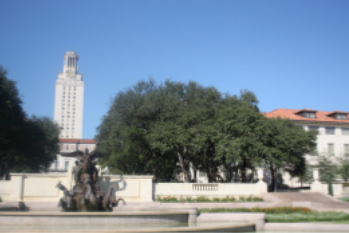
#> input picture part2/image1.png, 349 x 233 px
$ jupyter execute part2.ipynb
#> lines starting #> are read from the running program, lines starting #| are printed output that depends on the picture
## Keypoint Detection and Matching

[cell 1]
import cv2
import numpy as np
import matplotlib.pyplot as plt

def find_and_draw_matches(img1, img2, num_matches=50):
    gray1 = cv2.cvtColor(img1, cv2.COLOR_BGR2GRAY)
    gray2 = cv2.cvtColor(img2, cv2.COLOR_BGR2GRAY)

    sift = cv2.SIFT_create()

    kp1, des1 = sift.detectAndCompute(gray1, None)
    kp2, des2 = sift.detectAndCompute(gray2, None)

    bf = cv2.BFMatcher()
    matches = bf.knnMatch(des1, des2, k=2)

    good_matches = []
    for m, n in matches:
        if m.distance < 0.75 * n.distance:
            good_matches.append(m)

    good_matches = sorted(good_matches, key=lambda x: x.distance)[:num_matches]

    img_matches = cv2.drawMatches(img1, kp1, img2, kp2, good_matches, None, flags=2)

    plt.figure(figsize=(15, 8))
    plt.imshow(cv2.cvtColor(img_matches, cv2.COLOR_BGR2RGB))
    plt.title("Top 50 Matches after Ratio Test")
    plt.axis("off")
    plt.show()

    pts1 = np.float32([kp1[m.queryIdx].pt for m in good_matches])
    pts2 = np.float32([kp2[m.trainIdx].pt for m in good_matches])
    return pts1, pts2

## Computing the Homography Matrix

[cell 2]
def compute_homography(pts1, pts2):
    assert pts1.shape[0] >= 4 and pts1.shape == pts2.shape

    n = pts1.shape[0]
    A = []

    for i in range(n):
        x, y = pts1[i]
        x_p, y_p = pts2[i]

        A.append([-x, -y, -1, 0, 0, 0, x * x_p, y * x_p, x_p])
        A.append([0, 0, 0, -x, -y, -1, x * y_p, y * y_p, y_p])

    A = np.array(A)

    _, _, V = np.linalg.svd(A)
    H = V[-1].reshape(3, 3)

    H /= H[2, 2]

    return H

## Visualize Homography

[cell 3]
def visualize_homography(img1, img2, pts1, pts2, H):
    pts1_hom = np.hstack((pts1, np.ones((pts1.shape[0], 1))))

    projected_pts2_hom = (H @ pts1_hom.T).T
    projected_pts2 = projected_pts2_hom[:, :2] / projected_pts2_hom[:, 2][:, np.newaxis]

    plt.figure(figsize=(12, 6))
    plt.subplot(1, 2, 1)
    plt.imshow(cv2.cvtColor(img2, cv2.COLOR_BGR2RGB))
    plt.scatter(pts2[:, 0], pts2[:, 1], c='g', label='Original')
    plt.scatter(projected_pts2[:, 0], projected_pts2[:, 1], c='r', marker='+', label='Projected')
    plt.title('Target Image with Projected Points')
    plt.legend()

    plt.subplot(1, 2, 2)
    plt.imshow(cv2.cvtColor(img1, cv2.COLOR_BGR2RGB))
    plt.scatter(pts1[:, 0], pts1[:, 1], c='b')
    plt.title('Source Image')
    plt.tight_layout()
    plt.show()

## Warp Function using Inverse Mapping

[cell 4]
def inverse_warp_image(image, H):

    H_inv = np.linalg.inv(H)

    height, width = image.shape[:2]

    corners = np.array([
        [0, 0],
        [width, 0],
        [width, height],
        [0, height]
    ], dtype=np.float32).reshape(-1, 1, 2)

    warped_corners = cv2.perspectiveTransform(corners, H)
    x_coords = warped_corners[:, 0, 0]
    y_coords = warped_corners[:, 0, 1]

    min_x = int(np.floor(x_coords.min()))
    max_x = int(np.ceil(x_coords.max()))
    min_y = int(np.floor(y_coords.min()))
    max_y = int(np.ceil(y_coords.max()))

    out_width = max_x - min_x
    out_height = max_y - min_y

    xx, yy = np.meshgrid(np.arange(min_x, max_x), np.arange(min_y, max_y))
    ones = np.ones_like(xx)
    dst_homog = np.stack([xx, yy, ones], axis=-1).reshape(-1, 3).T

    src_coords = H_inv @ dst_homog
    src_coords /= src_coords[2]

    x_src = src_coords[0].reshape(out_height, out_width).astype(np.float32)
    y_src = src_coords[1].reshape(out_height, out_width).astype(np.float32)

    if image.ndim == 3 and image.shape[2] == 3:
        warped_channels = []
        for i in range(3):
            remapped = cv2.remap(image[:, :, i], x_src, y_src, interpolation=cv2.INTER_LINEAR, borderValue=0)
            warped_channels.append(remapped)
        warped_image = np.stack(warped_channels, axis=2)
    else:
        warped_image = cv2.remap(image, x_src, y_src, interpolation=cv2.INTER_LINEAR, borderValue=0)

    return warped_image.astype(np.uint8), (min_x, min_y)

## Stitch Two Images

[cell 5]
def stitch(img1, img2, H):

    warped_img1, offset = inverse_warp_image(img1, H)

    min_x, min_y = offset
    height2, width2 = img2.shape[:2]

    new_x = max(warped_img1.shape[1], width2 - min_x)
    new_y = max(warped_img1.shape[0], height2 - min_y)
    result = np.zeros((new_y, new_x, 3), dtype=np.uint8)

    result[-min_y:height2 - min_y, -min_x:width2 - min_x] = img2

    mask = (warped_img1 > 0)
    result[:warped_img1.shape[0], :warped_img1.shape[1]][mask] = warped_img1[mask]

    return result

## Image Loading Code

[cell 6]
img1 = cv2.imread('image1.png')
#> img1 is the input picture: shape (233, 349, 3); mean B, G, R 156.9, 138, 119.8
img2 = cv2.imread('image2.png')
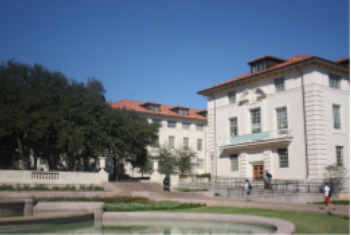
#> input picture part2/image2.png, 351 x 235 px
#> img2 is the input picture: shape (235, 351, 3); mean B, G, R 131, 118.1, 107.1

if img1 is None or img2 is None:
    print("Error: Could not load one or both images. Check the file paths.")
else:
    print("Images loaded successfully.")

h = 500
img1 = cv2.resize(img1, (int(img1.shape[1] * h / img1.shape[0]), h))
#> img1: shape (500, 748, 3)
img2 = cv2.resize(img2, (int(img2.shape[1] * h / img2.shape[0]), h))
#> img2: shape (500, 746, 3)

plt.figure(figsize=(12, 5))
plt.subplot(1, 2, 1)
plt.imshow(cv2.cvtColor(img1, cv2.COLOR_BGR2RGB))
plt.title('Image 1 (Source)')
plt.axis('off')

plt.subplot(1, 2, 2)
plt.imshow(cv2.cvtColor(img2, cv2.COLOR_BGR2RGB))
plt.title('Image 2 (Destination)')
plt.axis('off')

plt.tight_layout()
plt.show()

## Displays The Final Mosaic

[cell 7]
p1, p2 = find_and_draw_matches(img1, img2)
#> in find_and_draw_matches, `gray1 = cv2.cvtColor(img1, cv2.COLOR_BGR2GRAY)`:
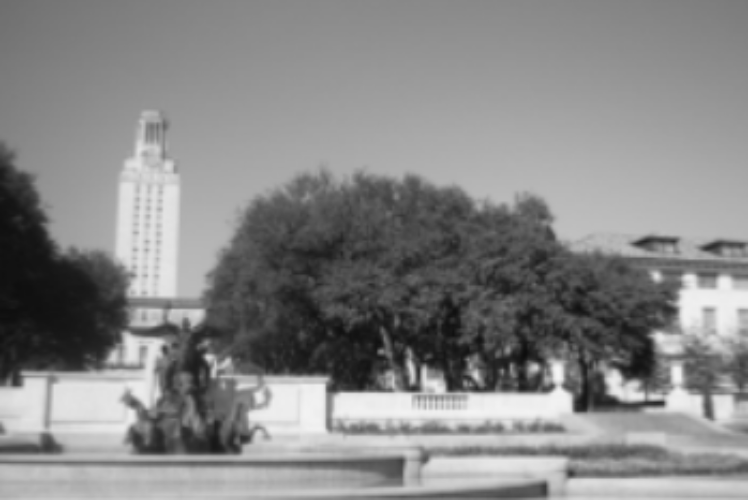
#> gray1: shape (500, 748); min 13, max 244, mean 134.6
#> in find_and_draw_matches, `gray2 = cv2.cvtColor(img2, cv2.COLOR_BGR2GRAY)`:
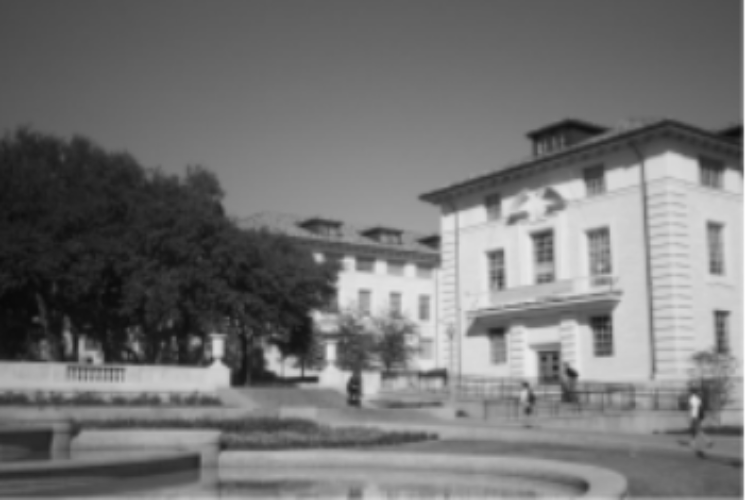
#> gray2: shape (500, 746); min 9, max 255, mean 116.2
#> in find_and_draw_matches, `kp1, des1 = sift.detectAndCompute(gray1, None)`: kp1 = 640 keypoints; strongest (x, y, size): (616, 385, 16.4), (292, 409, 50.5), (590, 397, 23), (533, 368, 7.5)
#> in find_and_draw_matches, `kp2, des2 = sift.detectAndCompute(gray2, None)`: kp2 = 643 keypoints; strongest (x, y, size): (695, 401, 7.2), (217, 346, 10.8), (599, 319, 21), (275, 361, 16.5)
#> in find_and_draw_matches, `matches = bf.knnMatch(des1, des2, k=2)`: matches = 640 matches
#> after the loop in find_and_draw_matches, `for m, n in matches:`: good_matches = 142 matches
#> in find_and_draw_matches, `good_matches = sorted(good_matches, key=lambda x: x.distance)[:num_mat..`: good_matches = 50 matches
#> in find_and_draw_matches, `img_matches = cv2.drawMatches(img1, kp1, img2, kp2, good_matches, None..`:
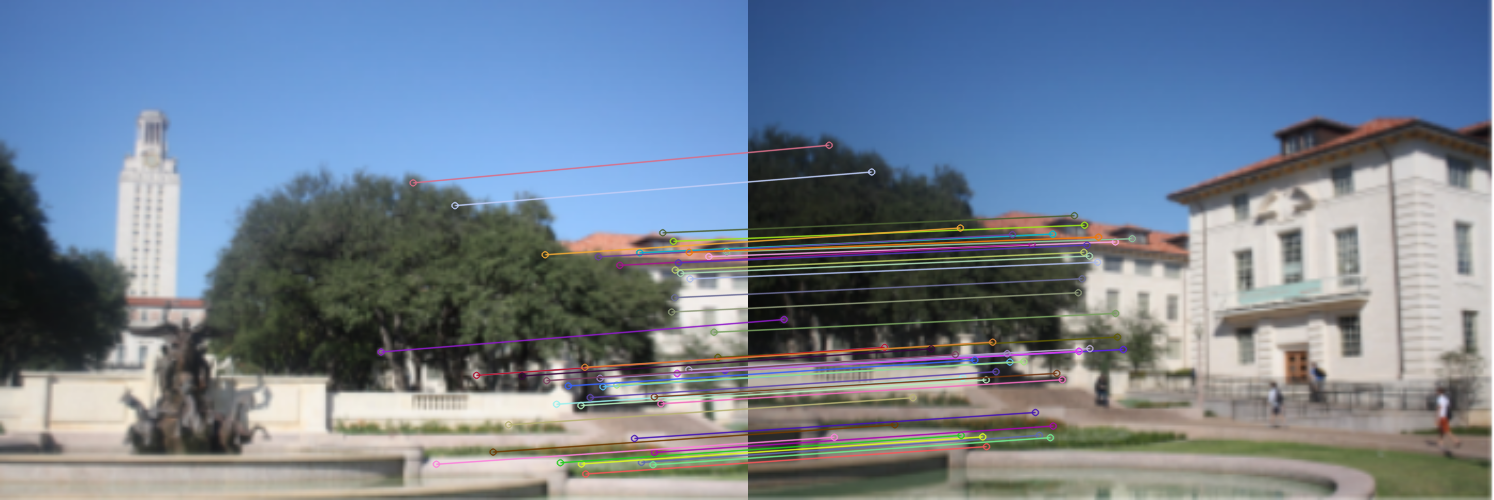
#> img_matches: shape (500, 1494, 3); mean B, G, R 145.2, 128.8, 114.9
#> in find_and_draw_matches, `pts1 = np.float32([kp1[m.queryIdx].pt for m in good_matches])`: pts1 = 50 pairs, first value 380.6 to 726.2, second value 182.4 to 473.5
#> in find_and_draw_matches, `pts2 = np.float32([kp2[m.trainIdx].pt for m in good_matches])`: pts2 = 50 pairs, first value 35.62 to 383.7, second value 144.8 to 446.1
#> p1 has the same summary as pts1 in find_and_draw_matches; p2 has the same summary as pts2 in find_and_draw_matches

H = compute_homography(p1, p2)
#> the loop in compute_homography, `for i in range(n):` made 50 passes
#> (x, y, x_p, y_p) on passes 1 to 12: (708.3, 256.1, 366.9, 241.4), (641, 461.9, 290.9, 434.9), (726.2, 251.2, 383.7, 238.2), (724.6, 369.9, 374.8, 349), (652.5, 464.3, 301.9, 437.2), (412.6, 182.4, 80.66, 144.8), (580.9, 463.5, 234.3, 436.4), (676.8, 373, 330.5, 350.8), (580.4, 405.1, 237.8, 379.5), (639.2, 252.3, 304.3, 233.6), (639.2, 252.3, 304.3, 233.6), (672.9, 240.8, 336, 224.7)
#> after the loop in compute_homography, `for i in range(n):`: A = 100 items
#> in compute_homography, `H = V[-1].reshape(3, 3)`: H = [[0.00291, -0.000169, -0.959], [0.000389, 0.00275, -0.283], [8.69e-07, 6.38e-08, 0.00226]]
#> in compute_homography, `H /= H[2, 2]`: H = [[1.29, -0.0747, -425], [0.172, 1.22, -125.4], [0.000385, 2.83e-05, 1]]
visualize_homography(img1, img2, p1, p2, H)
#> in visualize_homography, `pts1_hom = np.hstack((pts1, np.ones((pts1.shape[0], 1))))`: pts1_hom = 50 rows, first 8: [708.3, 256.1, 1], [641, 461.9, 1], [726.2, 251.2, 1], [724.6, 369.9, 1], [652.5, 464.3, 1], [412.6, 182.4, 1], [580.9, 463.5, 1], [676.8, 373, 1]
#> in visualize_homography, `projected_pts2_hom = (H @ pts1_hom.T).T`: projected_pts2_hom = 50 rows, first 8: [470, 308.9, 1.28], [367.6, 548.2, 1.26], [493.4, 305.9, 1.29], [482.4, 450.4, 1.29], [382.4, 553.1, 1.26], [93.87, 168, 1.16], [290, 539.7, 1.24], [420.5, 445.9, 1.27]
#> in visualize_homography, `projected_pts2 = projected_pts2_hom[:, :2] / projected_pts2_hom[:, 2][..`: projected_pts2 = 50 pairs, first value 34.47 to 383.5, second value 144.3 to 446.2
#> in visualize_homography, `plt.show()`:
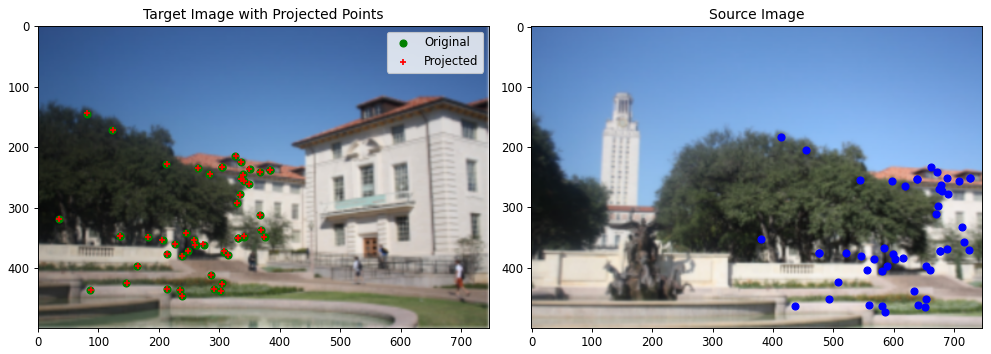
#> figure drawn by matplotlib, 2 panels
stitched = stitch(img1, img2, H)
#> in inverse_warp_image, `H_inv = np.linalg.inv(H)`: H_inv = [[0.682, 0.035, 294.4], [-0.123, 0.812, 49.45], [-0.000259, -3.64e-05, 0.885]]
#> in inverse_warp_image, `warped_corners = cv2.perspectiveTransform(corners, H)`: warped_corners = [[-425, -125.4], [419.5, 2.68], [386.3, 470.8], [-455.9, 477.5]]
#> in inverse_warp_image, `x_coords = warped_corners[:, 0, 0]`: x_coords = [-425, 419.5, 386.3, -455.9]
#> in inverse_warp_image, `y_coords = warped_corners[:, 0, 1]`: y_coords = [-125.4, 2.68, 470.8, 477.5]
#> in inverse_warp_image, `min_x = int(np.floor(x_coords.min()))`: min_x = -456
#> in inverse_warp_image, `max_x = int(np.ceil(x_coords.max()))`: max_x = 420
#> in inverse_warp_image, `min_y = int(np.floor(y_coords.min()))`: min_y = -126
#> in inverse_warp_image, `max_y = int(np.ceil(y_coords.max()))`: max_y = 478
#> in inverse_warp_image, `out_width = max_x - min_x`: out_width = 876
#> in inverse_warp_image, `out_height = max_y - min_y`: out_height = 604
#> in inverse_warp_image, `x_src = src_coords[0].reshape(out_height, out_width).astype(np.float32)`:
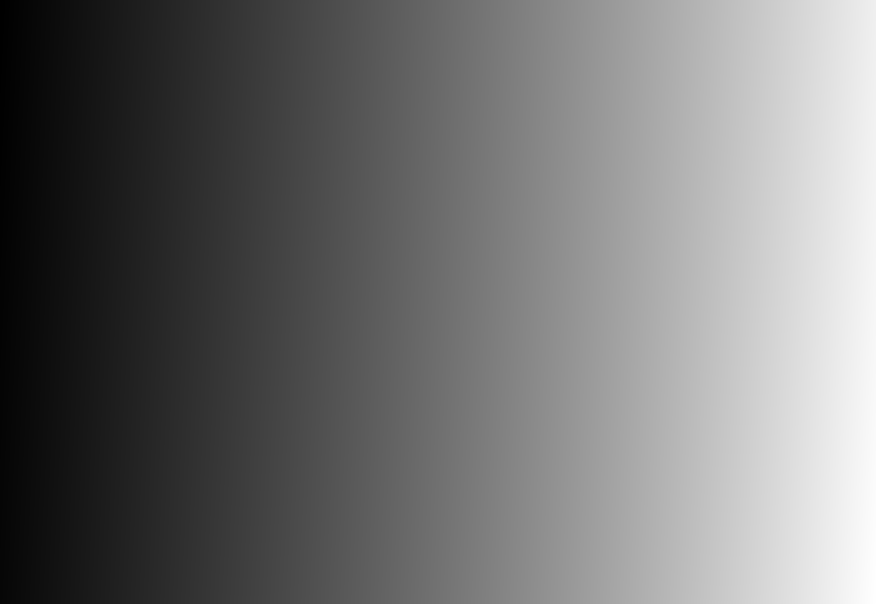
#> x_src: shape (604, 876) float32; min -21.01, max 786.3, mean 342.3; drawn with min black and max white
#> in inverse_warp_image, `y_src = src_coords[1].reshape(out_height, out_width).astype(np.float32)`:
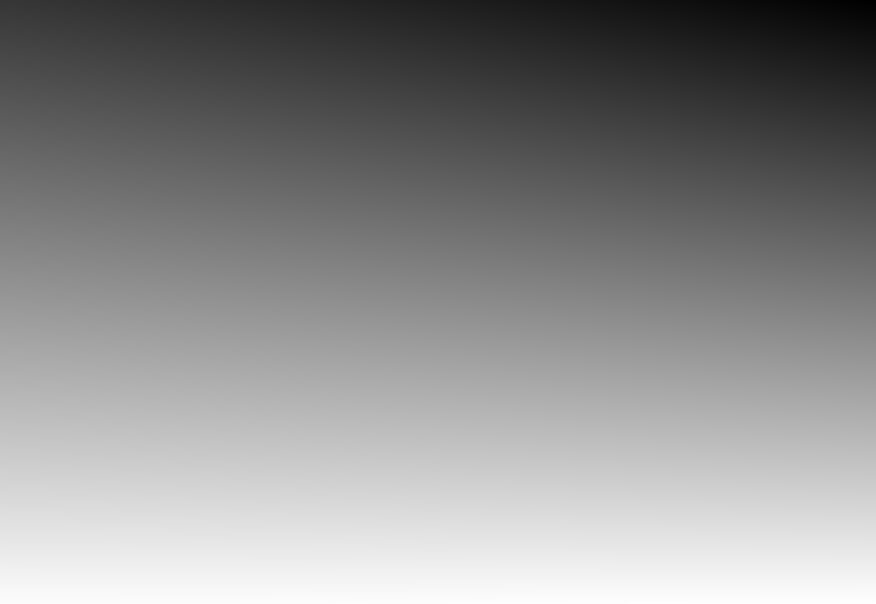
#> y_src: shape (604, 876) float32; min -133.6, max 507, mean 219.5; drawn with min black and max white
#> after the loop in inverse_warp_image, `for i in range(3):`: warped_channels = 3 items
#> in inverse_warp_image, `warped_image = np.stack(warped_channels, axis=2)`:
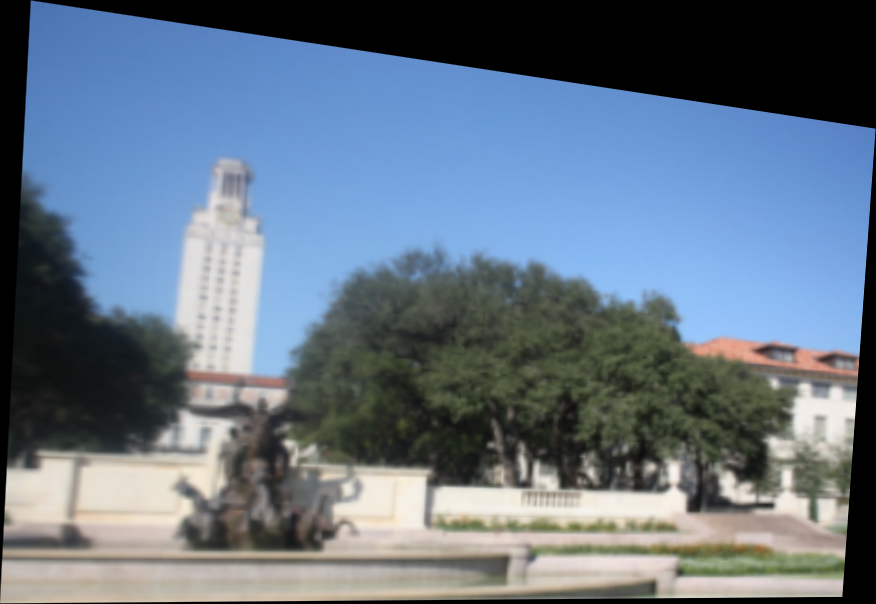
#> warped_image: shape (604, 876, 3); mean of channels 0, 1, 2 133.7, 117.2, 101.5; drawn as B, G, R
#> in stitch, `warped_img1, offset = inverse_warp_image(img1, H)`: offset = (-456, -126)
#> in stitch, `min_x, min_y = offset`: min_x = -456; min_y = -126
#> in stitch, `new_x = max(warped_img1.shape[1], width2 - min_x)`: new_x = 1202
#> in stitch, `new_y = max(warped_img1.shape[0], height2 - min_y)`: new_y = 626
#> in stitch, `mask = (warped_img1 > 0)`:
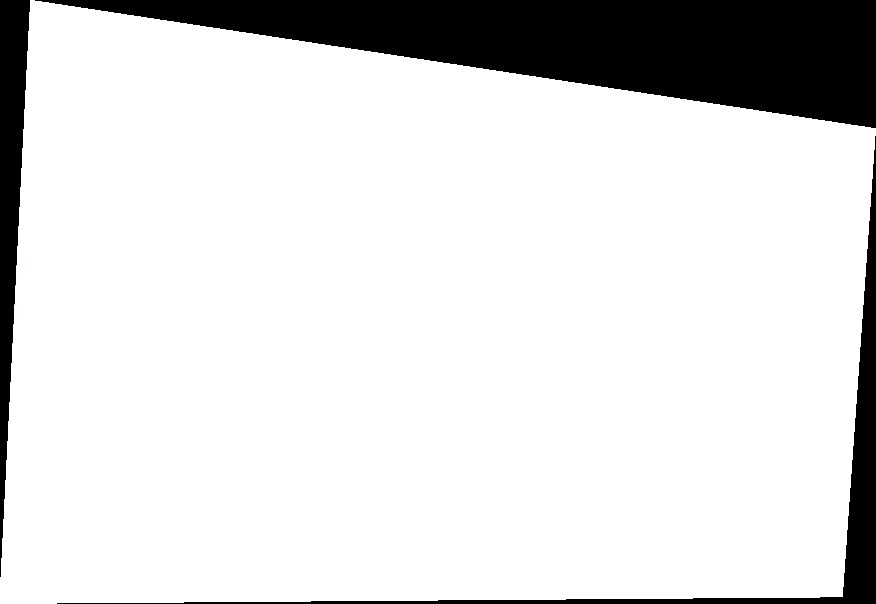
#> mask: shape (604, 876, 3) bool; mean B, G, R 0.861, 0.861, 0.861
#> in stitch, `result[:warped_img1.shape[0], :warped_img1.shape[1]][mask] = warped_im..`:
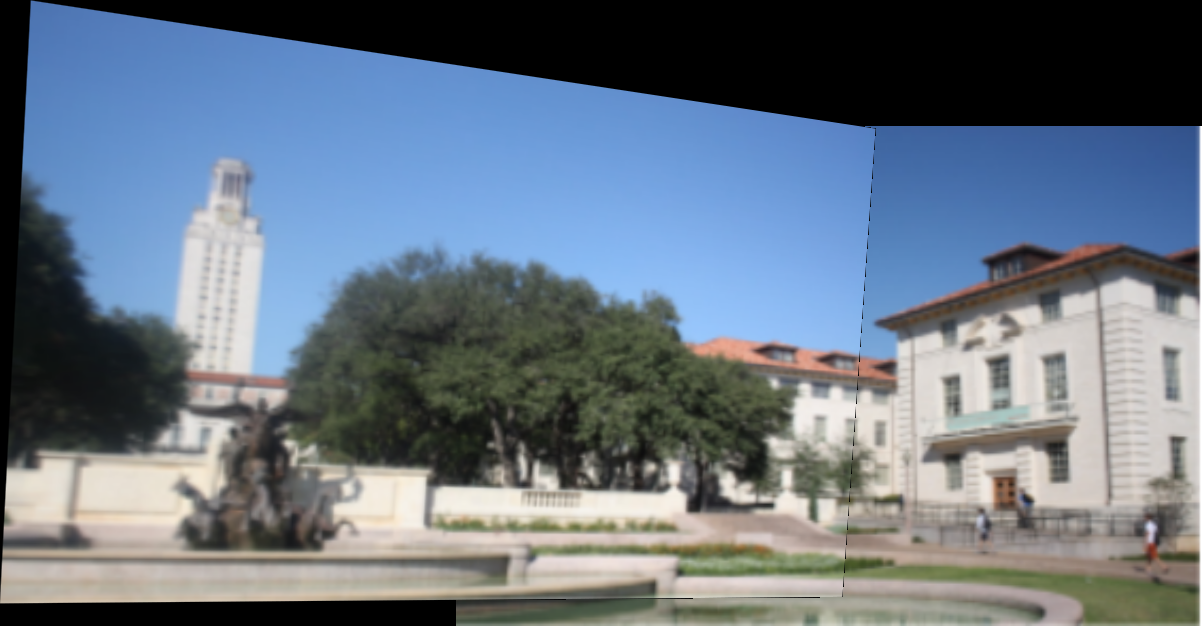
#> result: shape (626, 1202, 3); mean B, G, R 130.3, 116.6, 103.9

plt.figure(figsize=(12, 8))
plt.imshow(cv2.cvtColor(stitched, cv2.COLOR_BGR2RGB))
plt.title("Image Mosaic")
plt.axis("off")
plt.show()
